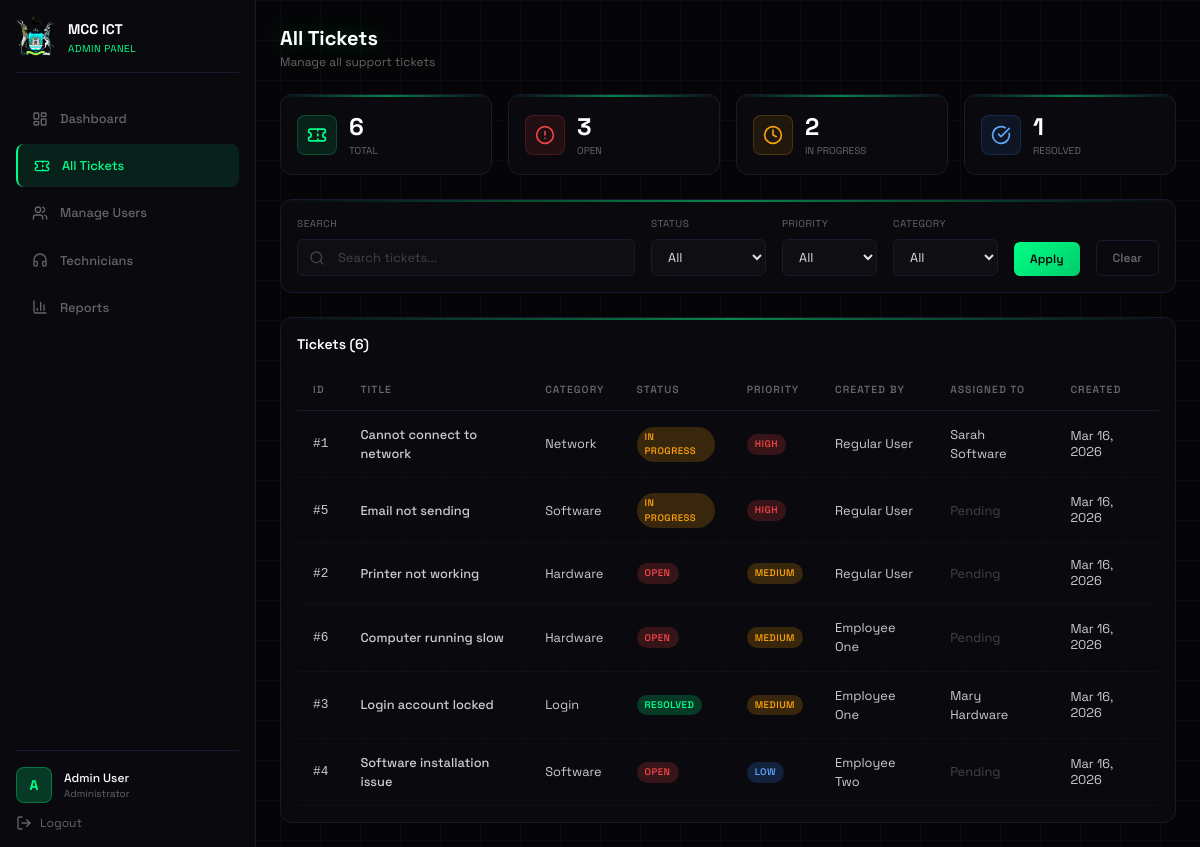
The app's page /admin/all_tickets.php (signed in), older data.
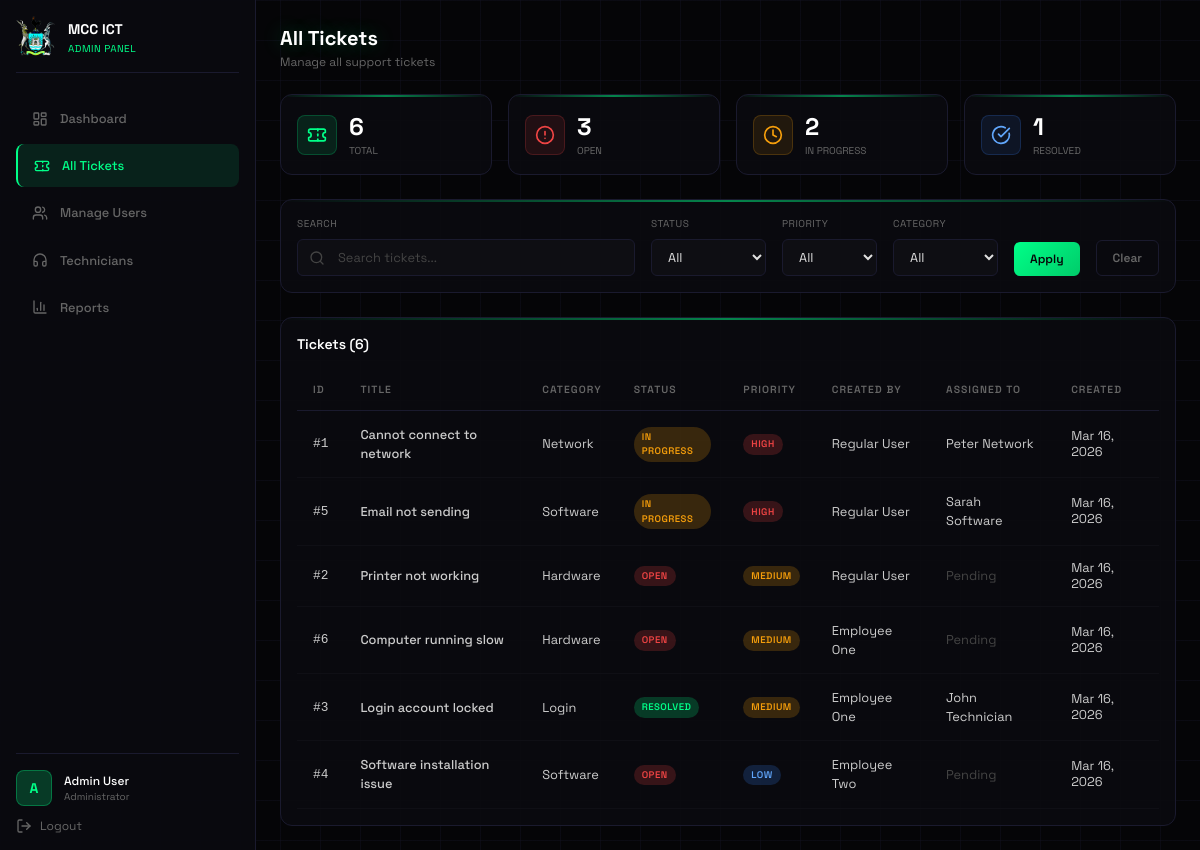
The same page, newer data.
### tables this page shows
CREATE TABLE tickets (
    id INT AUTO_INCREMENT PRIMARY KEY,
    title VARCHAR(200) NOT NULL,
    description TEXT NOT NULL,
    department VARCHAR(100) NOT NULL,
    category ENUM('network', 'hardware', 'software', 'login') NOT NULL,
    priority ENUM('high', 'medium', 'low') NOT NULL,
    status ENUM('open', 'in_progress', 'resolved', 'closed') DEFAULT 'open',
    created_by INT NOT NULL,
    assigned_to INT NULL,
    created_at TIMESTAMP DEFAULT CURRENT_TIMESTAMP,
    updated_at TIMESTAMP DEFAULT CURRENT_TIMESTAMP ON UPDATE CURRENT_TIMESTAMP,
    FOREIGN KEY (created_by) REFERENCES users(id),
    FOREIGN KEY (assigned_to) REFERENCES technicians(id)
);

CREATE TABLE technicians (
    id INT AUTO_INCREMENT PRIMARY KEY,
    user_id INT UNIQUE,
    name VARCHAR(100) NOT NULL,
    specialization ENUM('network', 'hardware', 'software', 'general') NOT NULL,
    current_workload INT DEFAULT 0,
    status ENUM('available', 'busy', 'offline') DEFAULT 'available',
    phone VARCHAR(20),
    email VARCHAR(100),
    created_at TIMESTAMP DEFAULT CURRENT_TIMESTAMP,
    FOREIGN KEY (user_id) REFERENCES users(id) ON DELETE SET NULL
);

CREATE TABLE users (
    id INT AUTO_INCREMENT PRIMARY KEY,
    name VARCHAR(100) NOT NULL,
    email VARCHAR(100) UNIQUE NOT NULL,
    password VARCHAR(255) NOT NULL,
    role ENUM('admin', 'technician', 'user') NOT NULL,
    department VARCHAR(100) NOT NULL,
    created_at TIMESTAMP DEFAULT CURRENT_TIMESTAMP,
    updated_at TIMESTAMP DEFAULT CURRENT_TIMESTAMP ON UPDATE CURRENT_TIMESTAMP
);

### admin/all_tickets.php (the view, shortened to what the changed rows need)
<?php
$database = new Database();
$conn = $database->getConnection();
$where_conditions = [];
$where_clause = !empty($where_conditions) ? 'WHERE ' . implode(' AND ', $where_conditions) : '';
$tickets_query = "SELECT t.*, u.name as created_by_name, tech.name as assigned_to_name
                  FROM tickets t
                  LEFT JOIN users u ON t.created_by = u.id
                  LEFT JOIN technicians tech ON t.assigned_to = tech.id
                  $where_clause
                  ORDER BY
                    CASE WHEN t.priority = 'high' THEN 1
                         WHEN t.priority = 'medium' THEN 2
                         ELSE 3 END,
                    CASE WHEN t.status = 'open' THEN 1
                         WHEN t.status = 'in_progress' THEN 2
                         ELSE 3 END,
                    t.created_at DESC";
$tickets = $conn->query($tickets_query);
?>
<!DOCTYPE html>
<html lang="en">
<head>
    <script src="https://cdn.tailwindcss.com"></script>
</head>
<body class="min-h-screen grid-bg">
    <div class="flex">
        <main class="ml-64 flex-1 p-6 h-screen overflow-y-auto">
            <header class="flex items-center justify-between mb-6">
                <div>
                    <h1 class="text-xl font-bold text-white glow-text">All Tickets</h1>
                </div>
            </header>
            <div class="cyber-card p-4">
                <div class="flex items-center justify-between mb-4">
                    <h2 class="text-sm font-semibold text-white">Tickets (<?php echo $tickets ? $tickets->num_rows : 0; ?>)</h2>
                </div>
                <div class="overflow-x-auto">
                    <table class="cyber-table">
                        <thead>
                            <tr>
                                <th>ID</th>
                                <th>Title</th>
                                <th>Category</th>
                                <th>Status</th>
                                <th>Priority</th>
                                <th>Created By</th>
                                <th>Assigned To</th>
                                <th>Created</th>
                            </tr>
                        </thead>
                        <tbody>
                            <?php if ($tickets && $tickets->num_rows > 0): ?>
                                <?php while ($ticket = $tickets->fetch_assoc()): ?>
                                    <tr>
                                        <td class="text-[#00ff88] font-mono">#<?php echo $ticket['id']; ?></td>
                                        <td class="text-white font-medium"><?php echo htmlspecialchars($ticket['title']); ?></td>
                                        <td class="capitalize"><?php echo $ticket['category']; ?></td>
                                        <td>
                                            <?php
                                            $status_class = $ticket['status'] == 'open' ? 'badge-open' : ($ticket['status'] == 'in_progress' ? 'badge-progress' : 'badge-resolved');
                                            echo '<span class="badge ' . $status_class . '">' . ucfirst(str_replace('_', ' ', $ticket['status'])) . '</span>';
                                            ?>
                                        </td>
                                        <td>
                                            <?php
                                            $priority_class = 'badge-' . $ticket['priority'];
                                            echo '<span class="badge ' . $priority_class . '">' . ucfirst($ticket['priority']) . '</span>';
                                            ?>
                                        </td>
                                        <td class="text-[#ccc]"><?php echo htmlspecialchars($ticket['created_by_name']); ?></td>
                                        <td class="text-[#666]">
                                            <?php echo $ticket['assigned_to_name'] ? htmlspecialchars($ticket['assigned_to_name']) : '<span class="text-[#444]">Pending</span>'; ?>
                                        </td>
                                        <td class="text-[#666] text-xs"><?php echo date('M d, Y', strtotime($ticket['created_at'])); ?></td>
                                    </tr>
                                <?php endwhile; ?>
                            <?php endif; ?>
                        </tbody>
                    </table>
                </div>
            </div>
        </main>
    </div>
</body>
</html>

Row changes from the older to the newer data that the page shows:
changed tickets "Cannot connect to network": assigned_to.name "Sarah Software" → "Peter Network"
changed tickets "Email not sending": assigned_to.name (not shown) → "Sarah Software"; no longer shows "Pending"
changed tickets "Login account locked": assigned_to.name "Mary Hardware" → "John Technician"
